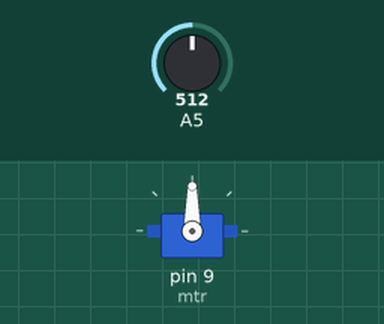
The sketch below on a simulated Arduino Uno, built with avr-gcc and run on an emulated ATmega328P. Parts: servo. Inputs (shaded band) come from the test bench; at power-on: A5 = 512.

Above: at 1.2 s.
1.3 s: A5 set to 716
At 1.9 s:
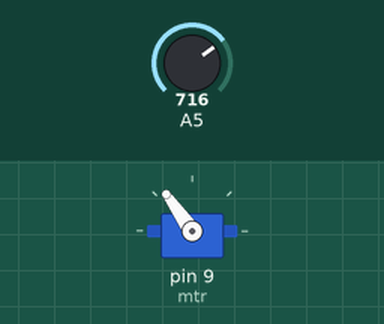
2.8 s: A5 set to 900
At 4.0 s:
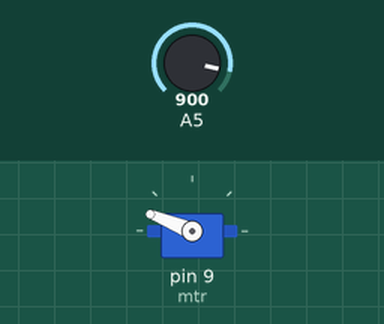
4.3 s: A5 set to 1023
At 5.4 s:
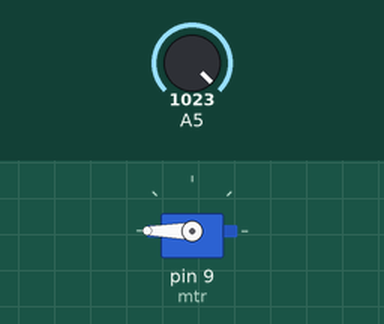
5.8 s: A5 set to 306
At 6.5 s:
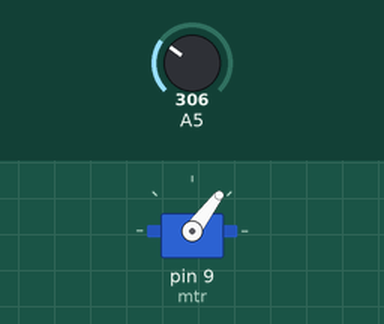
7.3 s: A5 set to 122
At 7.6 s:
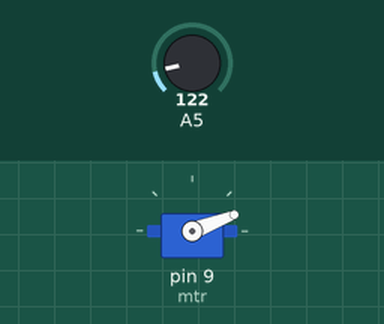
Timing chart, 0 to 9.8 s (numbered marks = the images above; inputs shaded):
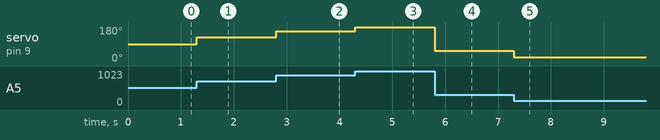

Measured:
- after the input at 1.3 s, servo on pin 9 (mtr): 90° → 125° at once
- after the input at 2.8 s, servo on pin 9 (mtr): 125° → 158° at once
- after the input at 4.3 s, servo on pin 9 (mtr): 158° → 180° at once
- after the input at 5.8 s, servo on pin 9 (mtr): 180° → 53° at once
- after the input at 7.3 s, servo on pin 9 (mtr): 53° → 21° at once

The sketch:

proje36.ino
```cpp
#include<Servo.h>
Servo mtr;

void setup()
{
  mtr.attach(9);

}

void loop()
{
  int pot = analogRead(A5);
  int deger = map(pot,0,1023,0,180);
  mtr.write(deger);

}
```
